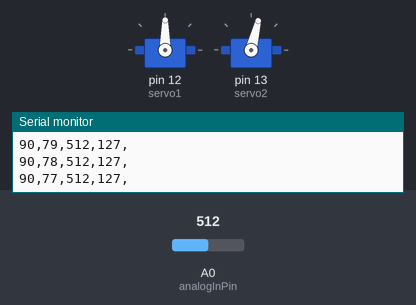
Simulated run of this sketch. Board: Arduino Uno, built with avr-gcc and run on an emulated ATmega328P. Shown: 2 × servo, the last lines printed to the serial monitor. Inputs (shaded band) come from the test bench; at power-on: A0 (analogInPin) = 512.

Above: at 1.2 s.
1.3 s: A0 (analogInPin) set to 45
At 1.66 s:
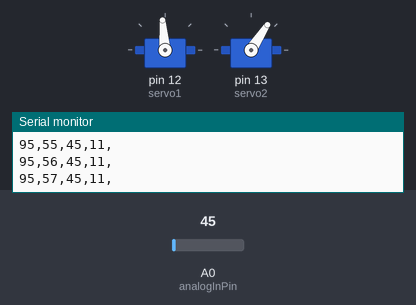
4.3 s: A0 (analogInPin) set to 90
At 4.68 s:
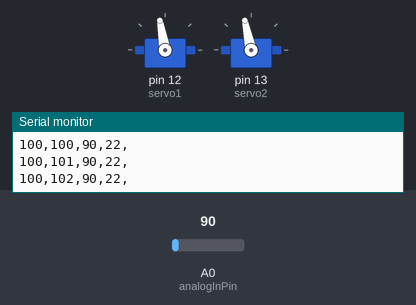
7.3 s: A0 (analogInPin) set to 110
At 8.01 s:
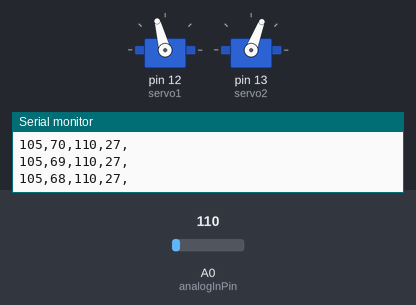
Timing chart, 0 to 43.5 s (numbered marks = the images above; inputs shaded):
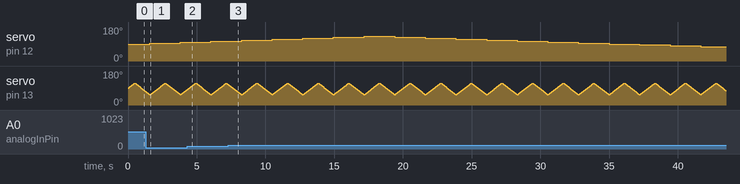

Measured:
- the behaviour switches between 99 and 100 on A0 (analogInPin) (found by bisection; images 2 and 3)
- by itself, servo on pin 12 (servo1): rises from 105° to 130° in 8.9 s, then falls to 75° in 24.5 s

The sketch:

PanTilt.ino
```cpp
/* PanTilt

*/

#include <Servo.h>

const int analogInPin = A0;  // Analog input pin that the IR Sensor is attached to

int sensorValue = 0;        // value read from the pot
int outputValue = 0;        // value output to the PWM (analog out)

Servo servo1;  // create servo object to control the panning servo
Servo servo2;  // create servo object to control the tilting servo

int pos1 = 90;    // variable to store servo1's position
int pos2 = 90;    // variable to store servo2's position

void setup() {
  Serial.begin(9600);
  Serial.print("pos1 (panning on x-axis)"); Serial.print(",");
  Serial.print("pos2 (tilting on y-axis)"); Serial.print(",");
  Serial.print("sensor"); Serial.print(",");
  Serial.print("output"); Serial.print(",");
  Serial.print('\n');

  servo1.attach(12);  // attaches the panning servo on pin 12 to the servo object
  servo2.attach(13);  // attaches the tilting servo on pin 13 to the servo object
}


void loop() {
  while(pos1 <= 125) { // goes from 0 degrees to 180 degrees
    // in steps of 1 degrees
    servo1.write(pos1);              // tell servo to go to position in variable 'pos'
    delay(15);                       // waits 15ms for the servo to reach the position
    while(pos2 <= 115) {
      servo2.write(pos2);
      readsensor();
      delay(15);
      pos2 += 1;
    }
    while (pos2 >= 55) {
      servo2.write(pos2);
      readsensor();
      delay(15);
      pos2 -= 1;
    }
    pos1 += 5;
  }
  while(pos1 >= 55) { // goes from 180 degrees to 0 degrees
    // in steps of 1 degrees
    servo1.write(pos1);              // tell servo to go to position in variable 'pos'
    delay(15);                       // waits 15ms for the servo to reach the position
    while(pos2 <= 115) {
      servo2.write(pos2);
      readsensor();
      delay(15);
      pos2 += 1;
    }
    while (pos2 >= 55) {
      servo2.write(pos2);
      readsensor();
      delay(15);
      pos2 -= 1;
    }
    pos1 -= 5;
  }
}

void readsensor() {
  // read the analog in value:
  sensorValue = analogRead(analogInPin);
  // map it to the range of the analog out:
  outputValue = map(sensorValue, 0, 1023, 0, 255);

  Serial.print(pos1); Serial.print(",");
  Serial.print(pos2); Serial.print(",");
  Serial.print(sensorValue); Serial.print(",");
  Serial.print(outputValue); Serial.print(",");
  Serial.println("");

  // wait 2 milliseconds before the next loop for the analog-to-digital
  // converter to settle after the last reading:
  delay(2);
}
```
